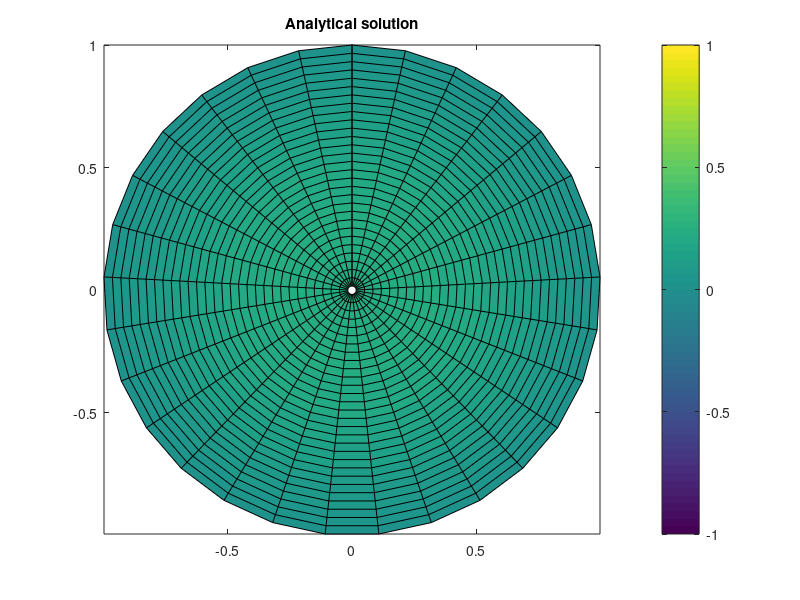
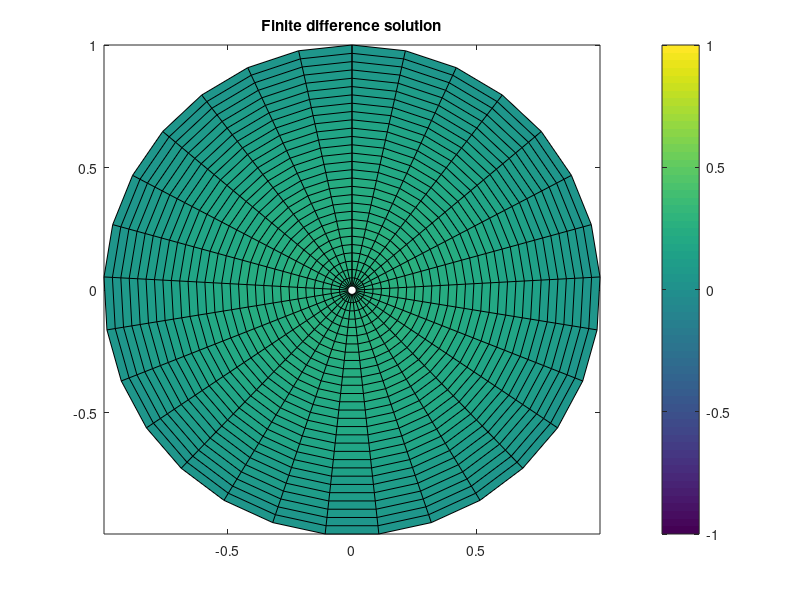

MATLAB code for these plots, in order:
close all;
clear

%% (A) Solving Poisson equation: Lu = (1/r)u_r + u_rr + (1/r^2) u_tt = -1
%% with boundary condition u(r,t) = 0 on r = 1.
%%
%% Analytical solution: u(r,t) = 0.25*(1-r^2)

%% (B) Solving Poisson equation: Lu = (1/r)u_r + u_rr + (1/r^2) u_tt = 1
%% with boundary condition u(r,t) = 1/2 on r = 1.
%%
%% Analytical solution: u(r,t) = 0.25*(1+r^2)

%% (C) Solving Poisson equation: Lu = (1/r)u_r + u_rr + (1/r^2) u_tt = 8r*sint(t)
%% with boundary condition u(r,t) = sin(t) on r = 1.
%%
%% Analytical solution: u(r,t) = r^3*sin(t)

N = 29;
dr = 1/(N+0.5); % r-coordinate centered away from r = 0 due to singularity
dth = 2*pi/N;

% Form r and theta coordinates
r = dr*( (1:(N+1))'-0.5 );
th = dth*((1:(N+1))'-1);
N = N+1;
X = r*sin(th');
Y = r*cos(th');

% RHS of Poisson equation
f_ = -ones(N,N);               %% (A)
%f_ = ones(N,N);                %% (B)
%f_ = 8.*X;                      %% (C)

e = ones(N,1);
rp = r+dr/2;
rm = r-dr/2;

partialLr = spdiags([rm./r -2*e rp./r],[-1 0 1],N-1,N);
Lr = partialLr(1:(N-1),1:(N-1));
Lr = [partialLr; sparse(zeros(1,N))];

% No flux on r-direction
%Lr(N,N-1) = (N-1)/(N-0.5);
%Lr(N,N) = -(N-1)/(N-0.5);

% Homogeneous Dirichlet in r-direction
Lr(N,N-1) = (N-1)/(N-0.5); 
Lr(N,N) = -2;
%f_(N,:) = f_(N,:) - 0.5*N/((N-0.5)*dr^2);                          %% (B)
%f_(N,:) = f_(N,:) - reshape(sin(th)*N/((N-0.5)*dr^2),1,N);          %% (C)

Lth = spdiags([e -2*e e],[-1 0 1],N,N);
Irr = spdiags(1./(r.^2),0,N,N);

% Periodic BC in theta-direction
Lth(1,1) = -2;
Lth(1,2) = 1;
Lth(1,N) = 1;
Lth(N,1) = 1;
Lth(N,N-1) = 1;
Lth(N,N) = -2;

% make 1D identities
Ith = speye(N);

% form 2D matrix from kron (kronecker command)
Adiff = kron(Ith,Lr)/(dr^2) + kron(Lth,Irr)/dth^2;

u_num = Adiff\reshape(f_,N^2,1);

% Plot analytical solution
figure(1);
u_exact = (1-X.^2-Y.^2)/4;                 %% (A)
%u_exact = (1+X.^2+Y.^2)/4;                 %% (B)
%u_exact = (X.^2+Y.^2).*X;                   %% (C)
pcolor(X,Y,u_exact); colorbar; caxis([-1 1]);
title('Analytical solution');

% Plot numerical solution
figure(2);
pcolor(X,Y,reshape(u_num,N,N)); colorbar; caxis([-1 1]);
title('Finite difference solution');